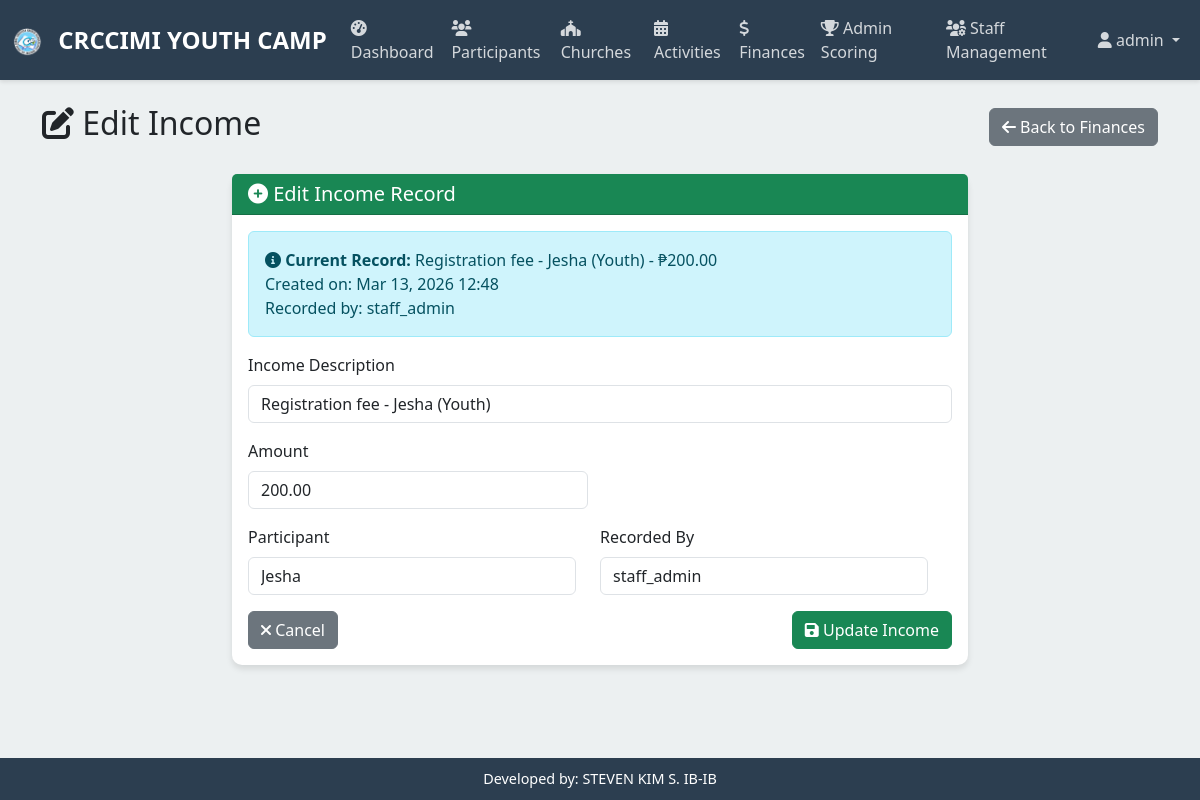
The page /finances/edit/2/ (signed in) on the database its author committed.
### youthcamp/models.py (models this page shows, shortened)
class Finance(models.Model):
    TRANSACTION_TYPES = [
        ('income', 'Income'),
        ('expense', 'Expense'),
    ]
    EXPENSE_CATEGORIES = [
        ('food', 'Food & Beverages'),
        ('transportation', 'Transportation'),
        ('accommodation', 'Accommodation'),
        ('materials', 'Materials & Supplies'),
        ('entertainment', 'Entertainment'),
        ('utilities', 'Utilities'),
        ('other', 'Other'),
    ]
    participant = models.ForeignKey(Participant, on_delete=models.CASCADE, null=True, blank=True)
    description = models.CharField(max_length=200)
    amount = models.DecimalField(max_digits=10, decimal_places=2)
    transaction_type = models.CharField(max_length=20, choices=TRANSACTION_TYPES)
    expense_category = models.CharField(max_length=20, choices=EXPENSE_CATEGORIES, null=True, blank=True)
    recorded_by = models.ForeignKey('auth.User', on_delete=models.SET_NULL, null=True, blank=True)
    created_at = models.DateTimeField(auto_now_add=True)

### youthcamp/views.py (the view)
# urls.py: path('finances/edit/<int:finance_id>/', views.edit_finance_view, name='edit_finance'),
@login_required
def edit_finance_view(request, finance_id):
    finance = get_object_or_404(Finance, id=finance_id)
    if request.method == 'POST':
        if finance.transaction_type == 'expense':
            form = ExpenseForm(request.POST, instance=finance)
        else:
            form = IncomeForm(request.POST, instance=finance)
        if form.is_valid():
            try:
                form.save()
                messages.success(request, f'{finance.transaction_type.title()} record has been updated successfully.')
                return redirect('finances')
            except Exception as e:
                messages.error(request, f'Error updating record: {str(e)}')
        else:
            messages.error(request, 'Please correct the errors below.')
    else:
        if finance.transaction_type == 'expense':
            form = ExpenseForm(instance=finance)
        else:
            form = IncomeForm(instance=finance)
            if not finance.recorded_by:
                form.initial['recorded_by'] = request.user.get_full_name() or request.user.username
    context = {
        'form': form,
        'finance': finance,
        'user': request.user,
    }
    return render(request, 'edit_finance.html', context)

### templates/edit_finance.html (shortened to what this page needs)
{% extends 'base.html' %}
{% block content %}
<div class="container mt-4">
    <div class="row">
        <div class="col-12">
            <div class="d-flex justify-content-between align-items-center mb-4">
                <h2>
                    <i class="fas fa-edit"></i> Edit {{ finance.transaction_type.title }}
                </h2>
                <a href="{% url 'finances' %}" class="btn btn-secondary">
                    <i class="fas fa-arrow-left"></i> Back to Finances
                </a>
            </div>
        </div>
    </div>
    <div class="row justify-content-center">
        <div class="col-md-8">
            <div class="card border-primary">
                <div class="card-header {% if finance.transaction_type == 'income' %}bg-success{% else %}bg-danger{% endif %} text-white">
                    <h5 class="mb-0">
                        <i class="fas fa-{% if finance.transaction_type == 'income' %}plus-circle{% else %}minus-circle{% endif %}"></i>
                        Edit {{ finance.transaction_type.title }} Record
                    </h5>
                </div>
                <div class="card-body">
                    <div class="alert alert-info">
                        <i class="fas fa-info-circle"></i>
                        <strong>Current Record:</strong> {{ finance.description }} - ₱{{ finance.amount|floatformat:2 }}
                        <br>Created on: {{ finance.created_at|date:"M d, Y H:i" }}
                        <br>Recorded by: {% if finance.recorded_by %}{{ finance.recorded_by.get_full_name|default:finance.recorded_by.username }}{% else %}System{% endif %}
                    </div>
                    <form method="post">
                        <div class="row">
                            <div class="col-md-12">
                                <div class="form-group mb-3">
                                    <label for="{{ form.description.id_for_label }}" class="form-label">
                                        {{ form.description.label }}
                                    </label>
                                    {{ form.description }}
                                </div>
                            </div>
                        </div>
                        <div class="row">
                            <div class="col-md-6">
                                <div class="form-group mb-3">
                                    <label for="{{ form.amount.id_for_label }}" class="form-label">
                                        {{ form.amount.label }}
                                    </label>
                                    {{ form.amount }}
                                </div>
                            </div>
                            <div class="row">
                            <div class="col-md-6">
                                <div class="form-group mb-3">
                                    <label for="{{ form.participant_name.id_for_label }}" class="form-label">
                                        {{ form.participant_name.label }}
                                    </label>
                                    {{ form.participant_name }}
                                </div>
                            </div>
                            <div class="col-md-6">
                                <div class="form-group mb-3">
                                    <label for="{{ form.recorded_by_name.id_for_label }}" class="form-label">
                                        {{ form.recorded_by_name.label }}
                                    </label>
                                    {{ form.recorded_by_name }}
                                </div>
                            </div>
                        </div>
                        <div class="d-flex justify-content-between">
                            <a href="{% url 'finances' %}" class="btn btn-secondary">
                                <i class="fas fa-times"></i> Cancel
                            </a>
                            <button type="submit" class="btn {% if finance.transaction_type == 'income' %}btn-success{% else %}btn-danger{% endif %}">
                                <i class="fas fa-save"></i> Update {{ finance.transaction_type.title }}
                            </button>
                        </div>
                    </form>
                </div>
            </div>
        </div>
    </div>
</div>
{% endblock %}

### templates/base.html (shortened to what this page needs)
<!DOCTYPE html>
<html lang="en">
<head>
    <link href="https://cdn.jsdelivr.net/npm/bootstrap@5.3.0/dist/css/bootstrap.min.css" rel="stylesheet">
    <link href="https://cdnjs.cloudflare.com/ajax/libs/font-awesome/6.0.0/css/all.min.css" rel="stylesheet">
</head>
<body>
    {% if user.is_authenticated %}
    <nav class="navbar navbar-expand-lg navbar-custom">
        <div class="container-fluid">
            <span class="navbar-brand">
                <img src="/static/logo.png" alt="CRCCIMI YOUTH CAMP Logo" style="height: 30px; width: auto; margin-right: 10px;">
                CRCCIMI YOUTH CAMP
            </span>
            <div class="collapse navbar-collapse" id="navbarNav">
                <ul class="navbar-nav me-auto">
                    <li class="nav-item">
                        <a class="nav-link" href="{% url 'dashboard' %}">
                            <i class="fas fa-tachometer-alt"></i> Dashboard
                        </a>
                    </li>
                    <li class="nav-item">
                        <a class="nav-link" href="{% url 'participants' %}">
                            <i class="fas fa-users"></i> Participants
                        </a>
                    </li>
                    <li class="nav-item">
                        <a class="nav-link" href="{% url 'churches' %}">
                            <i class="fas fa-church"></i> Churches
                        </a>
                    </li>
                    <li class="nav-item">
                        <a class="nav-link" href="{% url 'activities' %}">
                            <i class="fas fa-calendar-alt"></i> Activities
                        </a>
                    </li>
                    <li class="nav-item">
                        <a class="nav-link" href="{% url 'finances' %}">
                            <i class="fas fa-dollar-sign"></i> Finances
                        </a>
                    </li>
                    {% if user.is_staff or user.is_superuser %}
                    <li class="nav-item">
                        <a class="nav-link" href="{% url 'admin_scoring' %}">
                            <i class="fas fa-trophy"></i> Admin Scoring
                        </a>
                    </li>
                    {% endif %}
                    {% if user.is_superuser %}
                    <li class="nav-item">
                        <a class="nav-link" href="{% url 'staff_management' %}">
                            <i class="fas fa-users-cog"></i> Staff Management
                        </a>
                    </li>
                    {% endif %}
                </ul>
                <ul class="navbar-nav">
                    <li class="nav-item dropdown">
                        <a class="nav-link dropdown-toggle" href="#" id="navbarDropdown" role="button" data-bs-toggle="dropdown">
                            <i class="fas fa-user"></i> {{ user.username }}
                        </a>
                    </li>
                </ul>
            </div>
        </div>
    </nav>
    {% endif %}
    <div class="main-content">
        {% block content %}{% endblock %}
    </div>
    {% if user.is_authenticated %}
    <div class="footer-credit">
        Developed by: STEVEN KIM S. IB-IB
    </div>
    {% endif %}
</body>
</html>

### templates/base.html (style rules this page uses)
:root { --primary-color: #2c3e50; --secondary-color: #3498db; --accent-color: #e74c3c; --success-color: #27ae60; --light-bg: #ecf0f1; }
body { font-family: 'Segoe UI', Tahoma, Geneva, Verdana, sans-serif; background-color: var(--light-bg); margin: 0; padding: 0; }
.navbar-custom { background-color: var(--primary-color); box-shadow: 0 2px 4px rgba(0,0,0,0.1); }
.navbar-brand { font-weight: bold; color: white !important; font-size: 1.5rem; }
.nav-link { color: rgba(255,255,255,0.8) !important; transition: color 0.3s ease; }
.card { border: none; border-radius: 10px; box-shadow: 0 4px 6px rgba(0,0,0,0.1); transition: transform 0.3s ease; }
.footer-credit { background-color: var(--primary-color); color: white; text-align: center; padding: 10px; position: fixed; bottom: 0; width: 100%; font-size: 0.9rem; }
.main-content { padding-bottom: 60px; }

### rows shown on the page
Finance: transaction_type "Income", description "Registration fee - Jesha (Youth)", amount "200.00", created_at "Mar 13, 2026 12:48", recorded_by.get_full_name "staff_admin"

### other values the page prints
{{ user.username }} "admin"
